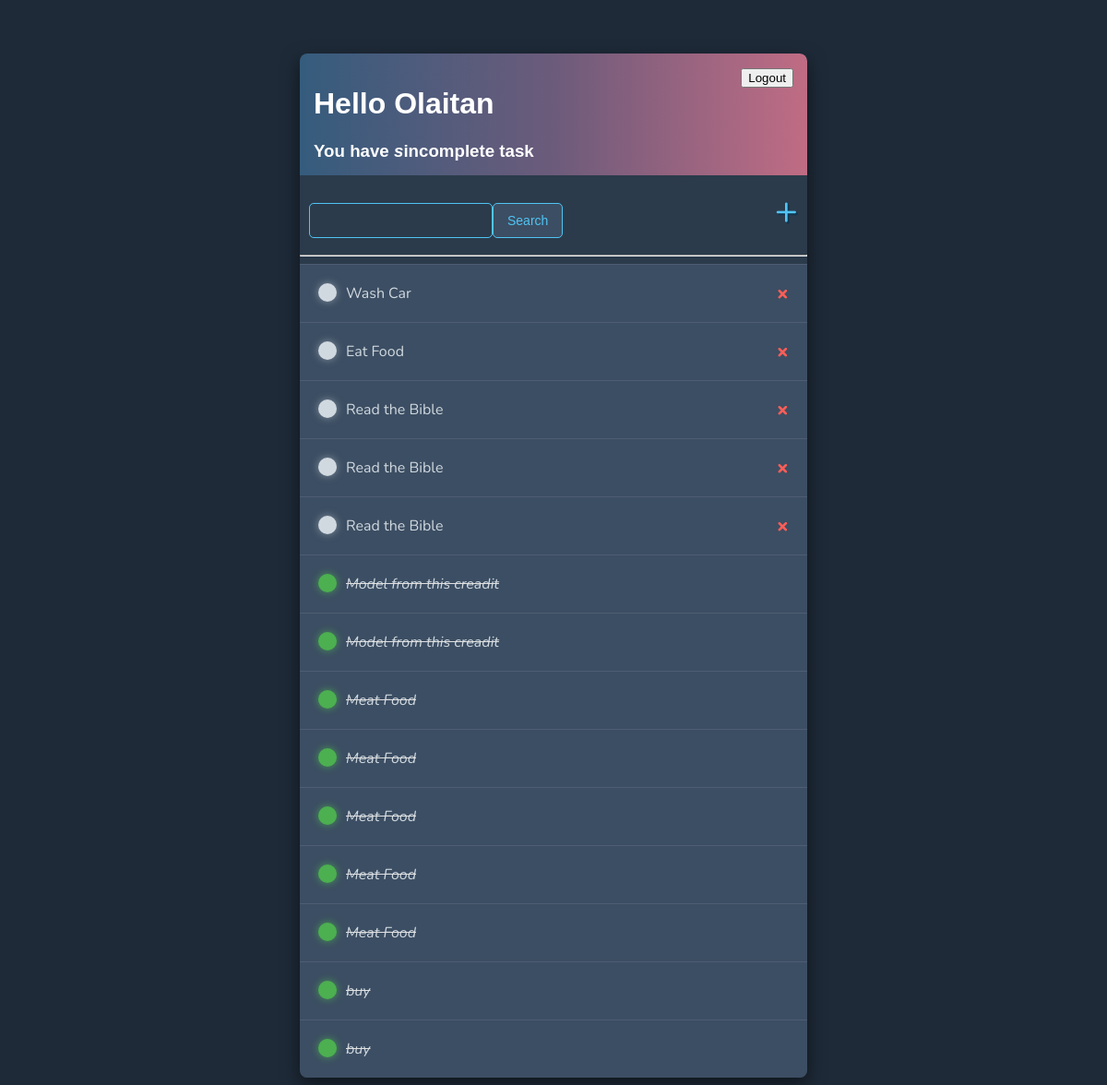
The app's page / (signed in), older data.
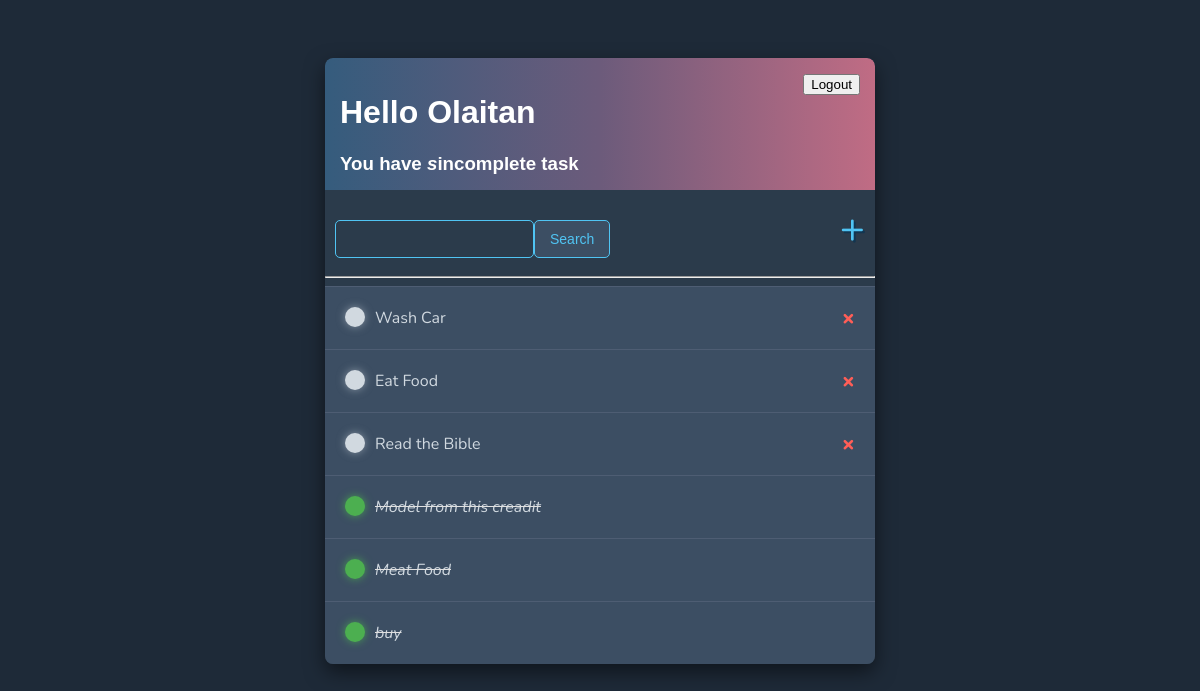
The same page, newer data.
### base/models.py (models this page shows)
class Task(models.Model):
    user = models.ForeignKey(User, on_delete=models.CASCADE, null=True, blank=True)
    title = models.CharField(max_length=100)
    description = models.TextField(null=True, blank=True)
    complete = models.BooleanField(default=False)
    create = models.DateTimeField(auto_now_add=True)
    def __str__(self):
        return self.title
    class Meta:
        ordering = ['complete']

### base/views.py (the view)
# urls.py: path("", TaskList.as_view(), name="tasks"),
class TaskList(LoginRequiredMixin, ListView):
    model = Task
    context_object_name = 'tasks'
    def get_context_data(self, **kwargs):
        context = super().get_context_data(**kwargs)
        context['tasks'] = context['tasks'].filter(user=self.request.user)
        context['count'] = context['tasks'].filter(complete=False).count()
        search_input = self.request.GET.get('search-area') or ''
        if search_input:
            context['tasks'] = context['tasks'].filter(
                title__icontains=search_input)
        context['search_input'] = search_input
        return context

### base/templates/base/task_list.html (shortened to what this page needs)
{% extends 'base/main.html' %}
{% block content %}
<div class="header-bar">
    <div>
        <h1>Hello {{request.user|title }} </h1>
        <h3 style="margin:0;">You have  <i>{{ count|pluralize:"s"}}</i>incomplete task</h3>
    </div>
    {% if request.user.is_authenticated%}
    <form method="POST" action="{% url 'logout' %}">
        <button type="submit">Logout</button>
    </form>
    {% else %}
    <a href=" {% url 'login' %} ">Login</a>
    {% endif %}
</div>
<div id="search-add-wrapper">
    <form method="GET"  style="margin-top: 20px; display: flex;" action="">
        <input type="text" name="search-area" value="{{search_input}}">
        <input class=" button" type="submit" value="Search">
    </form>
    <a id="add-link" href="{% url 'task-create' %}">&#x2b;</a>
</div>
<hr>
<div class="task-items-wrapper">
    {% for task in tasks %}
    <div class="task-wrapper">
        {% if task.complete %}
        <div class="task-title">
            <div class="task-complete-icon"></div>
            <i><s><a href="{% url 'task-update' task.id %}">{{task}}</a></s></i>
        </div>
        {% else %}
        <div class="task-title">
            <div class="task-incomplete-icon"></div>
            <a href="{% url 'task-update' task.id %}">{{task}}</a>
        </div>
        <a class="delete-link" href=" {% url 'task-delete' task.id %} ">&#215;</a>
        {% endif %}
    </div>
    {% empty %}
    <h1>No Item in list</h1>
    {% endfor %}
</div>
{% endblock content %}

### base/templates/base/main.html (shortened to what this page needs)
<!DOCTYPE html>
<html>
<head>
</head>
<body>
    <div class="container">
        {% block content%}
        {% endblock content%}
    </div>
</body>
</html>

### base/templates/base/main.html (style rules this page uses)
body { background-color: #1e2a38; font-family: 'Nunito', sans-serif; padding-top: 50px; color: #e0e0e0; }
h1, h2, h3, h4, h5, h6 { font-family: 'Raleway', sans-serif; }
a, p { color: #d1d9e0; }
.container { max-width: 550px; margin: auto; background-color: #2b3b4b; border-radius: 8px; overflow: hidden; box-shadow: 0 8px 20px rgba(0, 0, 0, 0.5); }
.header-bar { display: flex; justify-content: space-between; color: #fff; padding: 15px; border-radius: 8px 8px 0 0; background: linear-gradient(90deg, #355c7d, #6c5b7b, #c06c84); }
.task-wrapper { display: flex; align-items: center; justify-content: space-between; padding: 20px; background-color: #3c4e63; border-top: 1px solid #4e5d73; transition: background-color 0.3s ease; }
.task-title { display: flex; }
.task-title a { text-decoration: none; color: #d1d9e0; margin-left: 10px; transition: color 0.3s ease; }
.task-complete-icon { height: 20px; width: 20px; background-color: #4caf50; border-radius: 50%; box-shadow: 0 0 8px rgba(76, 175, 80, 0.8); }
.task-incomplete-icon { height: 20px; width: 20px; background-color: #d1d9e0; border-radius: 50%; box-shadow: 0 0 8px rgba(209, 217, 224, 0.5); }
.delete-link { text-decoration: none; font-weight: 900; color: #ff5e57; font-size: 22px; line-height: 0; transition: transform 0.3s ease, color 0.3s ease; }
#search-add-wrapper { display: flex; justify-content: space-between; align-items: center; padding: 10px; }
#add-link { color: #50c4f3; text-decoration: none; font-size: 42px; text-shadow: 2px 2px #123550; transition: transform 0.3s ease, color 0.3s ease; }
input[type=text], input[type=password], textarea { border: 1px solid #50c4f3; border-radius: 5px; padding: 10px; width: 90%; background-color: #2b3b4b; color: #e0e0e0; }
.button { border: 1px solid #50c4f3; background-color: #3c4e63; color: #50c4f3; padding: 10px 15px; font-size: 14px; border-radius: 5px; cursor: pointer; text-decoration: none; transition: background-color 0.3s ease, color 0.3s ease; }
.container { animation: fadeIn 0.5s ease; }

Row changes from the older to the newer data that the page shows:
removed Task: title "Read the Bible"
removed Task: title "Read the Bible"
removed Task: title "Model from this creadit"
removed Task: title "Meat Food"
removed Task: title "Meat Food"
removed Task: title "Meat Food"
removed Task: title "Meat Food"
removed Task: title "buy"
